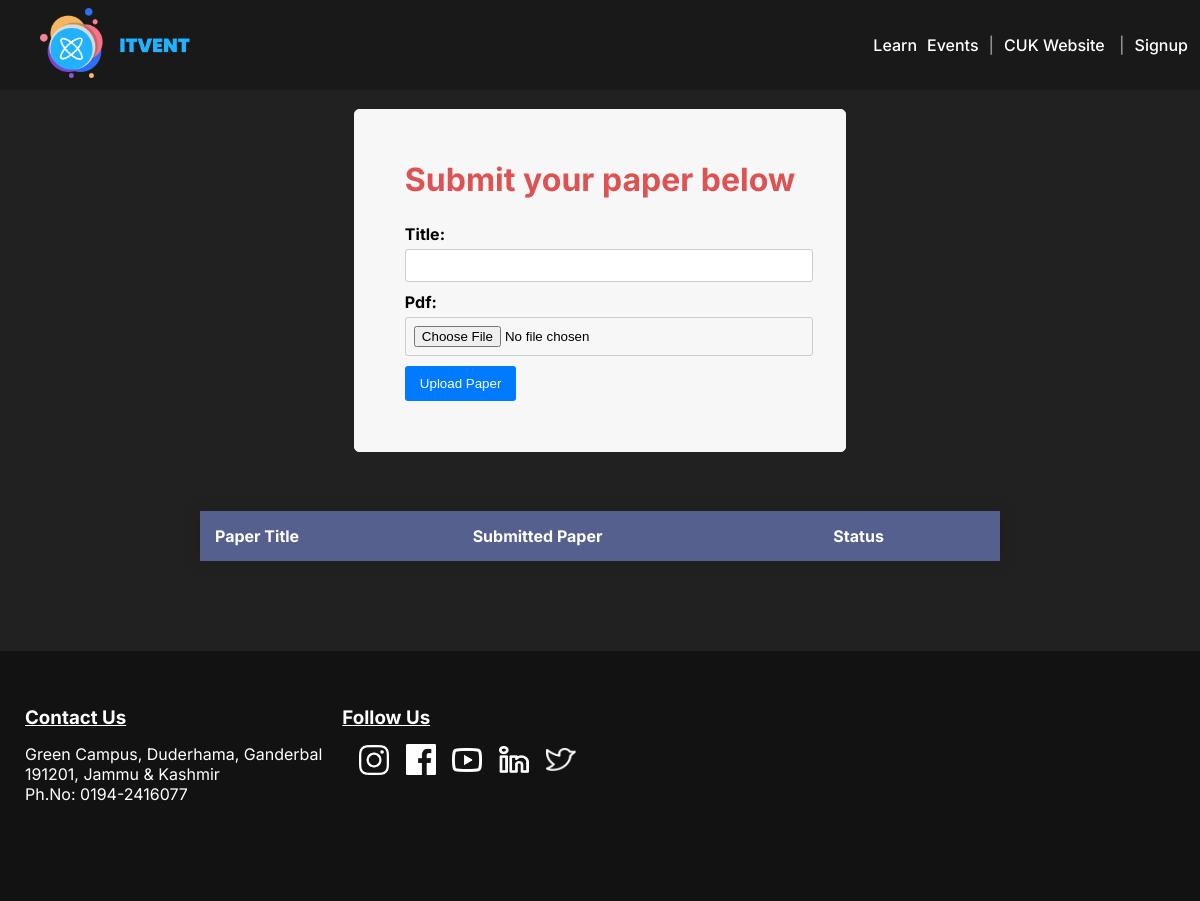
The page /papers/ on the database as committed earlier.
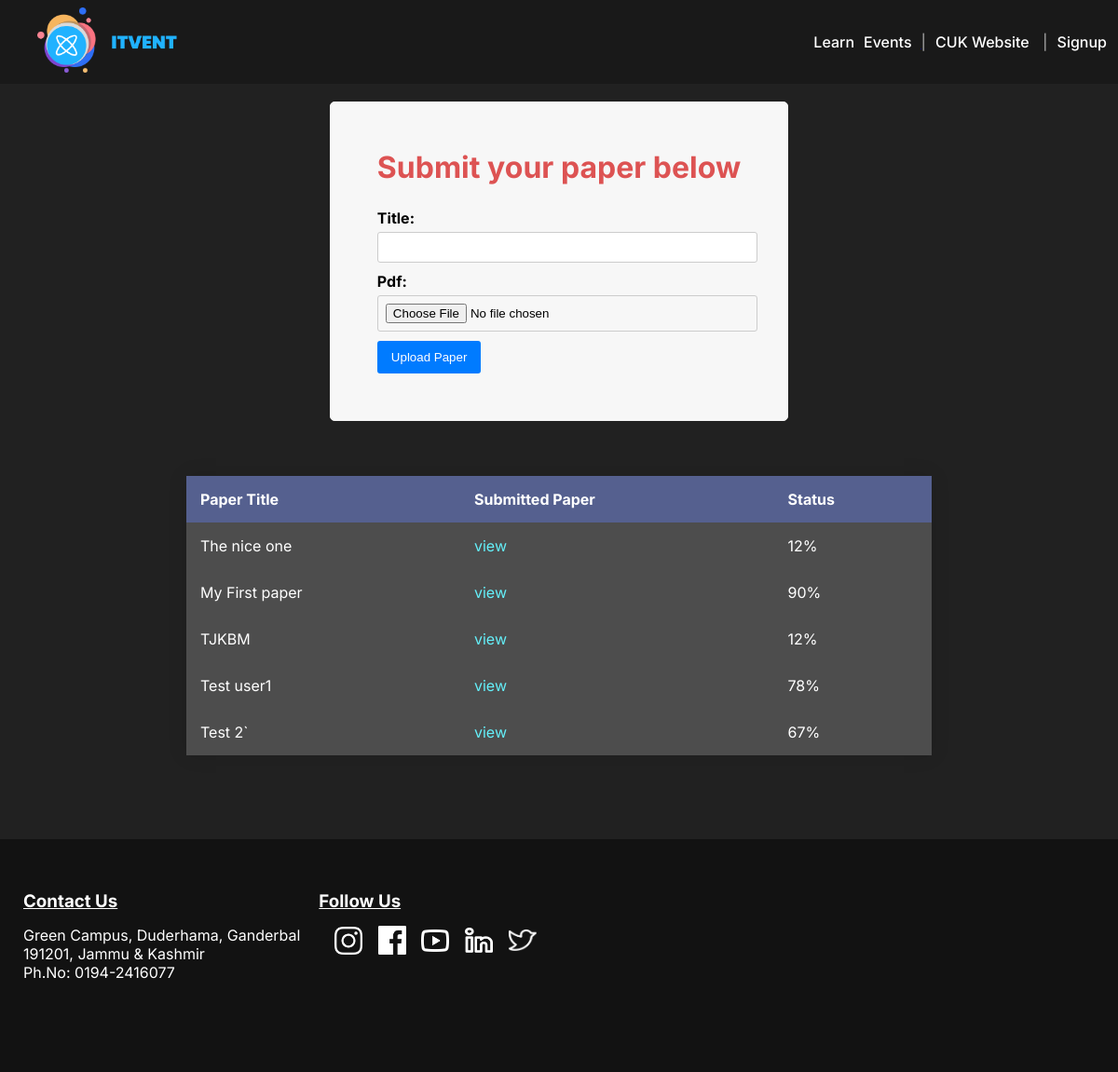
The same page on the database as committed later.
### papers/models.py (models this page shows, shortened)
class Paper(models.Model):
    title = models.CharField(max_length=100)
    pdf = models.FileField(upload_to='papers/')
    user = models.CharField(max_length=150, blank=True)
    percentage = models.IntegerField(null=True, blank=True, default=0)

### papers/views.py (the view)
# urls.py: path('papers/',include('papers.urls')),
def papers(request):
    user_papers = Paper.objects.filter(user=request.user.username)
    if request.method == 'POST':
        form = PaperForm(request.POST, request.FILES)
        if form.is_valid():
            paper = form.save(commit=False)
            paper.user = request.user.username  # Set the username
            paper.save()
            return redirect('homepage')
        else:
            print(form.errors)  # Print form errors to the console
    else:
        form = PaperForm()
    return render(request, 'paperHome.html', {'form': form, 'user_papers': user_papers})

### papers/forms.py
class PaperForm(forms.ModelForm):
    class Meta:
        model = Paper
        fields = ('title', 'pdf')
        widgets = {
            'title': forms.TextInput(attrs={'class': 'form-control'}),
            'pdf': forms.FileInput(attrs={'class': 'form-control-file'}),
        }

### papers/templates/paperHome.html (shortened to what this page needs)
{% extends  'homepage/base.html' %}
{% load static %}
{% block mainpage %}
<div class="main-div" style="margin-top: 90px; padding-bottom: 90px; height: auto; background-color: #212121;">
    <form method="post" enctype="multipart/form-data" class="upload-form">
    <div class="uploadpaper">
        <h1 style="color:rgb(221, 83, 83); padding-bottom: 25px;">Submit your paper below</h1>
    </div>
        {{ form.as_p }}
        <button type="submit">Upload Paper</button>
    </form>
    <div class="container">
        <table>
            <thead>
                <tr>
                    <th>Paper Title</th>
                    <th>Submitted Paper</th>
                    <th>Status</th>
                </tr>
            </thead>
            <tbody>
                {% for paper in user_papers %}
                <tr>
                    <td>{{ paper.title }}</td>
                    <td>
                        {% if paper.pdf %}
                        <a style="text-decoration: none; color: rgb(100, 240, 250);" href="{{ paper.pdf.url }}" target="_blank">view</a>
                        {% else %}
                        No paper submitted
                        {% endif %}
                    </td>
                    {% if paper.percentage %}
                    <td>{{ paper.percentage }}%</td>
                    {% else %}
                    <td style="color: rgb(195, 228, 8);"> Awaited </td>
                    {% endif %}
                </tr>
                {% endfor %}
            </tbody>
        </table>
    </div>
</div>
{% endblock mainpage %}

Rows that differ between the two databases and show on the page:
added Paper: title "The nice one", percentage "12"
added Paper: title "My First paper", percentage "90"
added Paper: title "TJKBM", percentage "12"
added Paper: title "Test user1", percentage "78"
added Paper: title "Test 2`", percentage "67"
